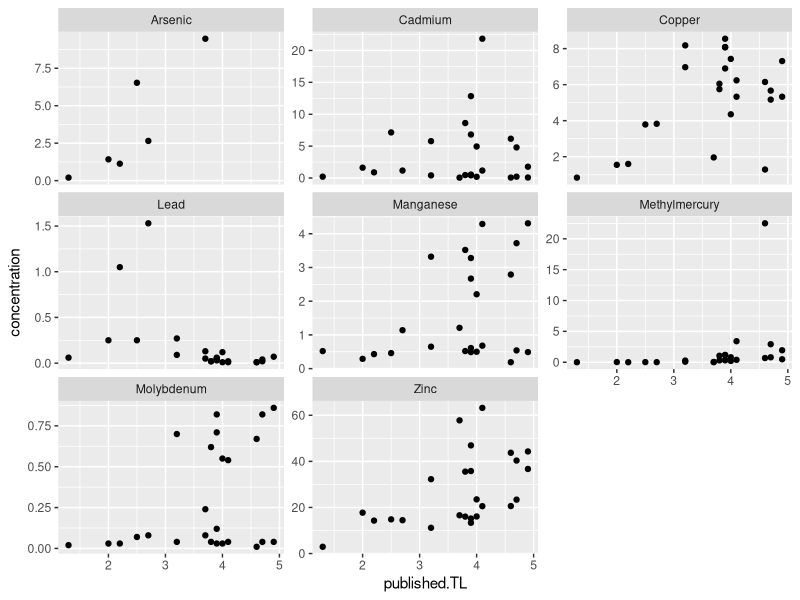

This chart was generated by the following R code: (Note: this script raises an error after producing the figure.)

library(ggplot2)
library(tidyverse)

# set working directory and read in csv
setwd('/Users/tgagne/heavy_metal_birds/data') # running from Tylers computer
conc_comp <- read.csv('concentration_compilation.csv', na.strings = '-') %>%  # read in the reference from which environmental concentrations where scraped
                                      filter(reference == "Cambell_2005") %>% # Cambell 2005 in this case is Baffin Bay pelagic study
                                      drop_na(concentration)                  # drop any NAs in the concentration data
# look at it quick
str(conc_comp)
ggplot(conc_comp,aes(x = published.TL,y = concentration))+
  geom_point()+
  facet_wrap(~Metal, scales = "free_y")

 par(mfrow = c(4,4))                                # Establish the plotting frame                    
 metals <- droplevels(conc_comp$Metal) %>% levels() # What metals are in that reference,  build a vector
 cambell_lookup <- NULL                             # empty dataframe to put in complete TTC lookup data

for(e in 1:length(metals)){   # i.e. : for each metal, do this:
  
  # subset on the TL and concentration data for a single metal as an x and a y vector and combine in to a data.frame
  x_base = subset(conc_comp, Metal == metals[e])[,"published.TL"]
  y_base = subset(conc_comp, Metal == metals[e])[,"concentration"]
  df <- data.frame(x = x_base,y = y_base)
  
  # plot this data
  plot(df$x, df$y, xlab = "trophic position", ylab = "concentration (ppm)",pch = 20, xlim = c(0,5), main = metals[e])
  
  # fit 3 degree spline to raw concentration data
  spline_mod <- smooth.spline(df$x, df$y, df = 3)
  prediction <- predict(object = spline_mod, x = seq(0,5,by = 0.01))

  lines(prediction)
  
  # obtain 0 intercept of the model
  mod_intercept <- as.data.frame(prediction)[1,2]
  mod_intercept
  
  mod_intercept <- ifelse(mod_intercept <= 0,min(df$y)+sd(df$y), mod_intercept)
  
  # correct the concentration data given the intercepts, modeled vs real
  mod_corrected_TTC <- df$y / mod_intercept
  
  x <- c(0,df$x)
  y <- c(1,mod_corrected_TTC)

  weights <- seq(1,1, length.out = length(x))
  weights[1] <- 1000
  
  est_mod <- smooth.spline(x, y, df = 3, w = weights) 
  est_prediction <- predict(object = est_mod, x = seq(0,5,by = 0.01)) %>% as.data.frame()
  

  plot(x, y, pch = 20, ylab = "transfer coefficient", xlab = "trophic position", xlim = c(0,5))
  lines(est_prediction)
  
  metal_lookup <- data.frame(tp_med = est_prediction$x,ttc = est_prediction$y,metal = metals[e])
  
  cambell_lookup <- rbind(metal_lookup,cambell_lookup)

}
 
cambell_lookup$tp_med <- as.factor(cambell_lookup$tp_med)
# match these lookup metals to our data
 #levels(joined_all$metal) # What want 
 #[1] "Arsenic"    "Cadmium"    "Copper"     "Iron"       "Lead"       "Manganese"  "Mercury"    "Molybdenum" "Zinc"  
 
 levels(cambell_lookup$metal)
 #[1] "Zinc"          "Molybdenum"    "Methylmercury" "Manganese"     "Lead"          "Copper"        "Cadmium"       "Arsenic" 
 cambell_lookup$metal <- plyr::revalue(cambell_lookup$metal, c("Methylmercury"="Mercury"))
 
 # Iron will self represent as Zinc
 Fe <- subset(cambell_lookup, metal == "Zinc"); Fe$metal <- "Iron" %>% as.factor(); str(Fe)
 cambell_lookup <- rbind(cambell_lookup,Fe)
 cambell_lookup$metal <- as.character( cambell_lookup$metal ) %>% as.factor() # reorder alphabetically
 
 #write.csv(cambell_lookup,"cambell_TTC.csv", row.names = F)
 
str(cambell_lookup)

b <- ggplot(cambell_lookup, aes(as.numeric(as.character(tp_med)), ttc*1))+ # correction shows what 10ppm at base would look like at various TPs
  geom_line()+
  geom_hline(yintercept = 1, lty = "dashed")+
  facet_wrap(~metal, scales = "free_y", ncol = 1)+
  themeo


# paper figure
b + 
  annotate("rect",
           xmin = min(as.numeric(as.character(joined_all$tp_med)), na.rm = T), 
           xmax = max(as.numeric(as.character(joined_all$tp_med)), na.rm = T), 
           ymin = -Inf, 
           ymax = Inf, 
           alpha = .5)+
  facet_wrap(~metal, ncol = 2, scales = "free_y")+
  labs(title = "Trophic transfer of an environment level of 1 ppm", 
       y = "parts per million", 
       x = "trophic position")






# plot of magnification

par(mfrow = c(5,1),mar=c(1,1,1,1))

runif(50)

plot(runif(500*5),runif(500*5))
plot(runif(500*4),runif(500*4))
plot(runif(500*3),runif(500*3))
plot(runif(500*2),runif(500*2))
plot(runif(500*1),runif(500*1))
